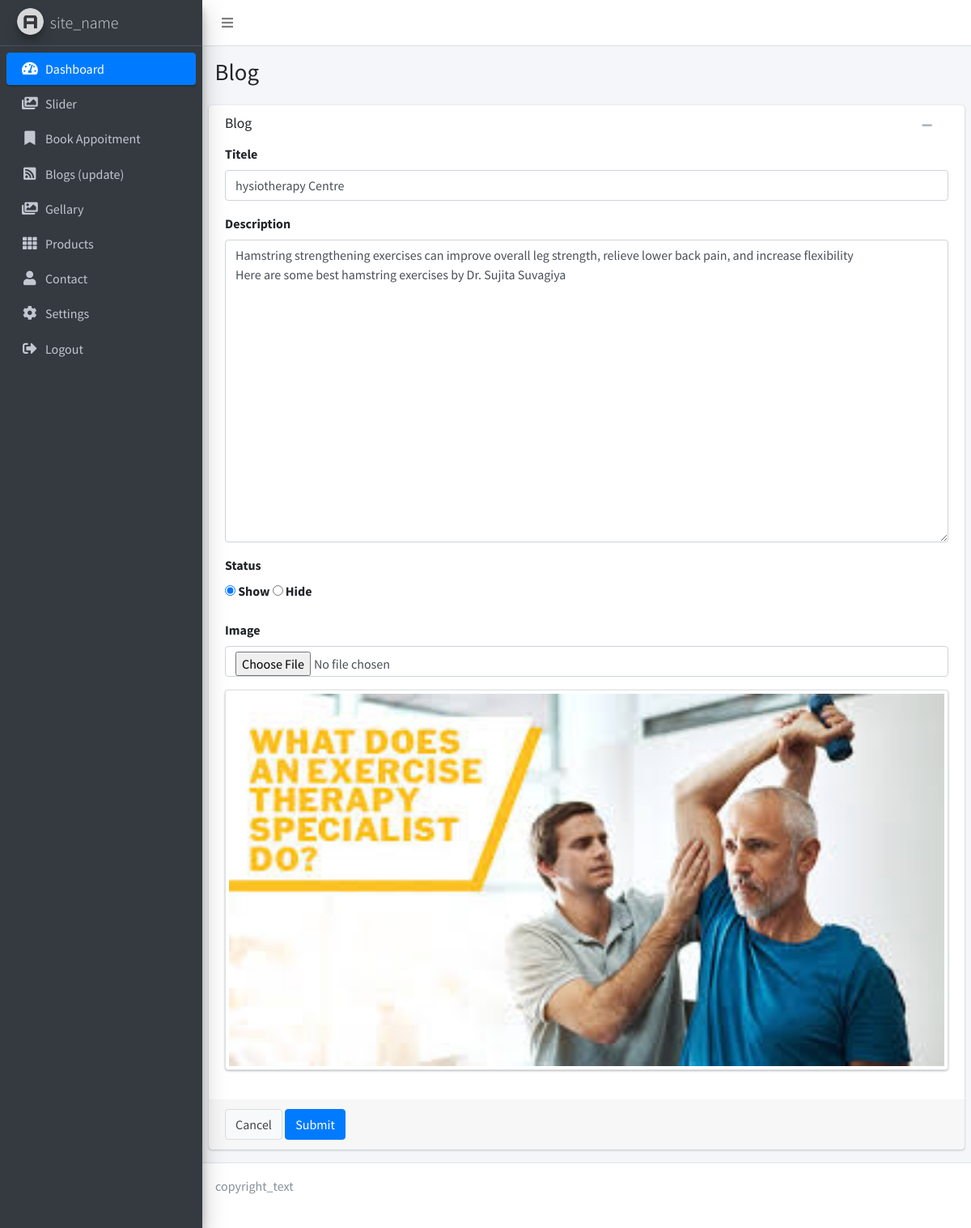
/admin/blogs_edit.php?id=14 (signed in), run on the app's committed database.
### tables this page shows
CREATE TABLE IF NOT EXISTS `blogs` (
  `id` int(11) NOT NULL AUTO_INCREMENT,
  `titele` text NOT NULL,
  `description` text NOT NULL,
  `img` text NOT NULL,
  `status` enum('show','hide') NOT NULL,
  `created_at` timestamp NOT NULL,
  `updated_at` timestamp NOT NULL,
  PRIMARY KEY (`id`)
);

### functions.php (called while the page is built, shortened)
<?php
    function gethost()
    {
       return "http://localhost/sahyogphysio";
    }
?>

### admin/blogs_edit.php (the view, shortened to what this page needs)
<?php
include_once '../database.php';
include '../functions.php';
$id= $_GET['id'];
$sqlget = "SELECT * FROM `blogs` WHERE `id`='" . $id . "'";
$data = mysqli_fetch_assoc(mysqli_query($conn, $sqlget));
include 'layouts/header.php';
?>
 <section class="content-header">
            <div class="container-fluid">
                <div class="row mb-2">
                    <div class="col-sm-6">
                        <h1>Blog </h1>
                    </div>
                </div>
            </div>
</section>
<section class="content">
    <div class="row">
        <div class="col-md-12">
            <div class="card card-default">
                <div class="card-header">
                    <h3 class="card-title">Blog</h3>
                    <div class="card-tools">
                        <button type="button" class="btn btn-tool" data-card-widget="collapse"><i class="fas fa-minus"></i></button>
                        <button type="button" class="btn btn-tool" data-card-widget="remove"><i class="fas fa-remove"></i></button>
                    </div>
                </div>
                <form method="post" enctype="multipart/form-data">
                    <div class="card-body">
                        <div class="form-group">
                            <label for="exampleInputEmail1">Titele</label>
                            <input type="text" name="Titele" class="form-control" value="<?php echo $data['titele']; ?>" required placeholder="Titele  ">
                        </div>
                        <div class="form-group">
                            <label for="exampleInputEmail1">Description </label>
                            <textarea name="description"  class="form-control" rows="15"><?php echo $data['description'];  ?></textarea>
                        </div>
                        <div class="form-group">
                            <label for="exampleInputEmail1">Status</label>
                            <div>
                                <label><input type="radio" name="Status" value="show" <?php if ($data["status"] == 'show') { echo 'checked'; } ?> > Show</label>
                                <label><input type="radio" name="Status" value="hide" <?php if ($data["status"] == 'hide') { echo 'checked'; } ?>> Hide</label>
                            </div>
                        </div>
                        <div class="form-group">
                            <label for="exampleInputEmail1">Image</label>
                                    <input type="file" class="form-control" id="file" accept="image/png, image/gif, image/jpeg" onchange="previewImage();"  name="newimage" placeholder="Enter Name" value="{{ old('image') }}">
                        </div>
                        <div class="card card-default">
                        <?php
                            if ($data['img']) {
                            echo '<img src="'. gethost() .$data['img'].'" id="preview" class="img-fluid img-thumbnail">';
                            }else{
                            echo '<img src="https://encrypted-tbn0.gstatic.com/images?q=tbn:ANd9GcRPvlmYJUQmx55XV7mD_INQCHIA1NXMrXuE8A&usqp=CAU" id="preview" class="img-fluid img-thumbnail">';
                            }
                        ?>
                            </div>
                    </div>
                    <div class="card-footer con">
                        <a href="#" class="btn btn-default">Cancel</a>
                        <button type="submit" class="btn btn-primary">Submit</button>
                    </div>
                </form>
            </div>
        </div>
    </div>
</section>
<?php include 'layouts/footer.php';?>

### admin/assets/style.css (style rules this page uses)
.card-body { padding-top: 0px !important; }

### data on the page
blogs: Titele "hysiotherapy Centre", description "Hamstring strengthening exercises can improve overall leg strength, relieve lower back pain, and increase flexibility Here are some best hamstring exercises by Dr. Sujita Suvagiya", status "☑ Show", status "☐ Hide", img (picture)
